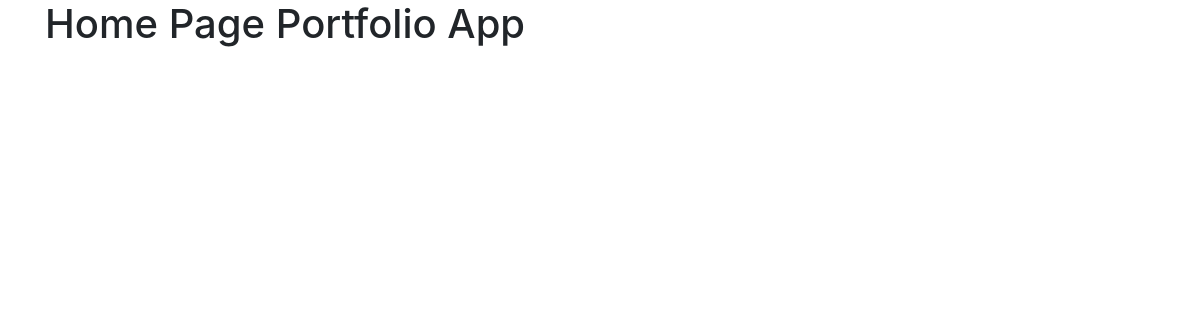
/, run on an earlier commit of the app's database.
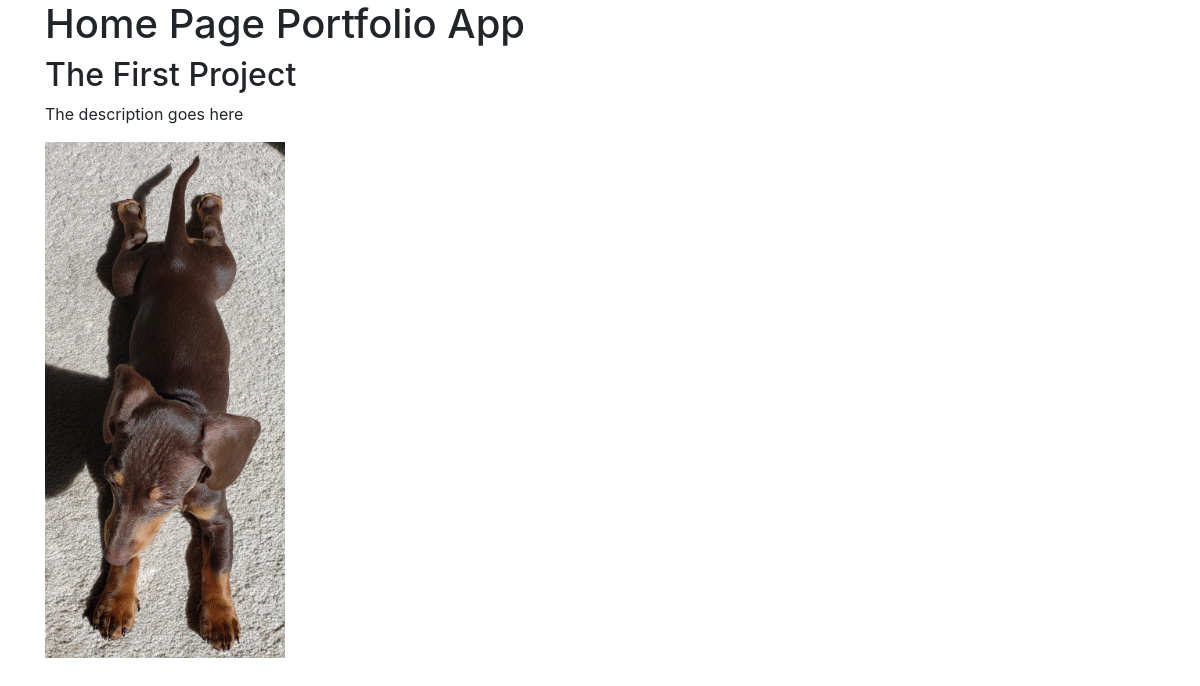
And on a later commit of the database.
### portfolio/models.py (models this page shows)
class Project(models.Model):
    title = models.CharField(max_length=100)
    description = models.CharField(max_length=250)
    image = models.ImageField(upload_to='portfolio/images/')
    url = models.URLField(blank=True)

### portfolio/views.py (the view)
# urls.py: 2. Add a URL to urlpatterns:  path('', views.home, name='home')
def home(request):
    projects = Project.objects.all()
    return render(request, "portfolio/home.html", {'projects':projects})

### portfolio/templates/portfolio/home.html (shortened to what this page needs)
<!doctype html>
<html lang="en">
  <head>
    <link rel="stylesheet" href="https://cdn.jsdelivr.net/npm/bootstrap@4.6.0/dist/css/bootstrap.min.css">
  </head>
  <body>
    <div class="container">
    <h1>Home Page Portfolio App</h1>
      {% for project in projects %}
        <h2>{{ project.title }}</h2>
        <p>{{ project.description }}</p>
        <img src="{{ project.image.url }}" alt="">
      {% endfor %}
    </div>
  </body>
</html>

What changed in the data, as far as the page shows it:
added Project: title "The First Project", description "The description goes here", image (picture)
